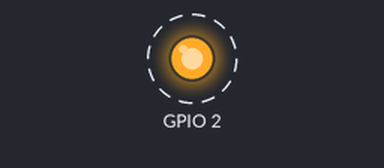
The sketch below on a simulated ESP32. Parts: output pins drawn as LEDs (lit = HIGH). Dashed ring = blinking. What the sketch prints to the serial monitor is not drawn.

Above: at 1.5 s.
Timing chart, 0 to 5.6 s (numbered marks = the images above):
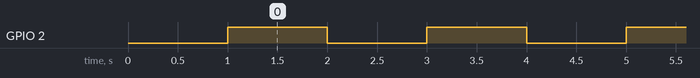

The sketch:

esp32_camera.ino
```cpp
void setup() {
  // Initialize serial communication at 115200 baud rate
  Serial.begin(115200);

  // Initialize built-in LED pin as output (usually GPIO 2)
  pinMode(2, OUTPUT);

  // Wait for serial port to connect
  delay(1000);
  Serial.println("ESP32 Started!");
  Serial.println("Built-in LED will blink every second");
}

void loop() {
  // Turn LED on
  digitalWrite(2, HIGH);
  Serial.println("LED ON");
  delay(1000);

  // Turn LED off
  digitalWrite(2, LOW);
  Serial.println("LED OFF");
  delay(1000);
}
```

Measured:
- by itself, GPIO 2: alternates HIGH for 1.0 s and LOW for 1.0 s
